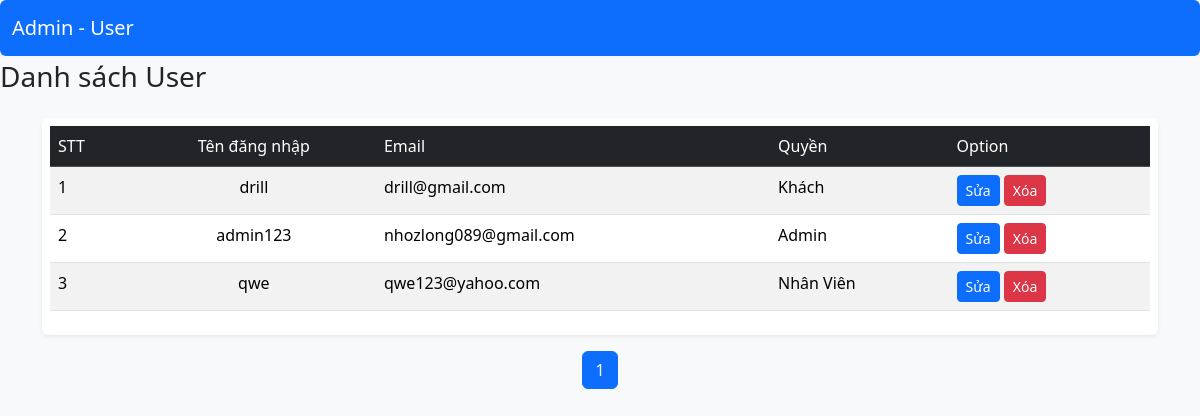
Before: /user/list_user.php with the older database file.
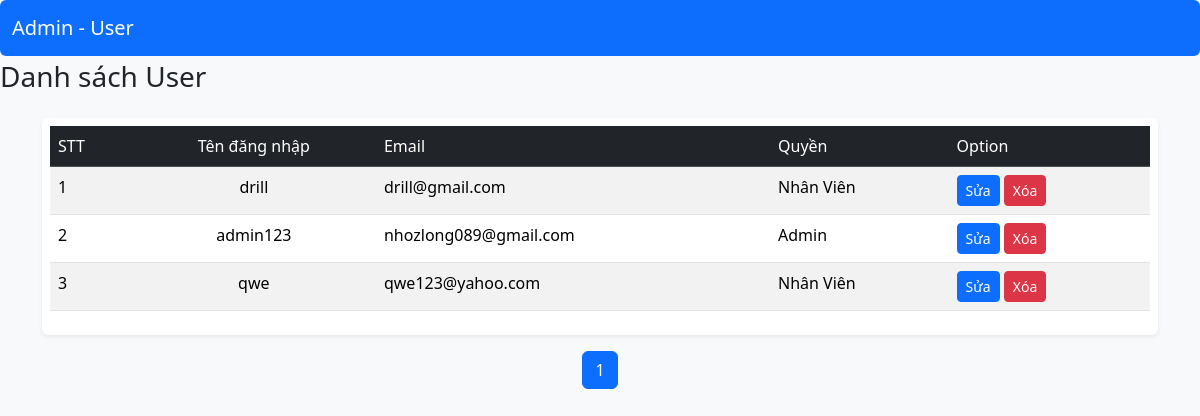
After: the same page with the newer database file.
### tables this page shows
CREATE TABLE `users` (
  `id_user` int(11) NOT NULL,
  `username` varchar(255) NOT NULL,
  `PWD` varchar(255) NOT NULL,
  `email` varchar(255) NOT NULL,
  `roles` int(11) DEFAULT NULL
);

### user/list_user.php (the view, shortened to what this page needs)
<?php
include_once '../libs/config.php';
    $limit = 6;
$page = isset($_GET['p']) ? (int)$_GET['p'] : 1;
$page = max($page, 1);
$start = ($page - 1) * $limit;
$stmt = $conn->query("SELECT COUNT(*) FROM users");
$totalRecords = $stmt->fetchColumn();
$totalPages = ceil($totalRecords / $limit);
$stmt = $conn->prepare("SELECT id_user, username,email,roles FROM users LIMIT :start, :limit");
$stmt->bindValue(':start', $start, PDO::PARAM_INT);
$stmt->bindValue(':limit', $limit, PDO::PARAM_INT);
$stmt->execute();
$lists = $stmt->fetchAll(PDO::FETCH_ASSOC);
?>
<!DOCTYPE html>
<html lang="vi">
<head>
    <link href="https://cdn.jsdelivr.net/npm/bootstrap@5.3.3/dist/css/bootstrap.min.css" rel="stylesheet">
</head>
<nav class="navbar navbar-expand-lg navbar-dark bg-primary mb-1 rounded">
    <div class="container-fluid">
        <a class="navbar-brand" href="../admin/dashboard.php">Admin - User</a>
    </div>
</nav>
<body class="bg-light">
    <h3 class="mb-4">Danh sách User</h3>
<div class="container">
    <div class="bg-white p-2 rounded shadow-sm">
        <table class="table table-hover table-striped">
            <thead class="table-dark">
                <tr>
                    <td>STT</td>
                    <td class="text-center">Tên đăng nhập</td>
                    <td>Email</td>
                    <td>Quyền</td>
                    <td>Option</td>
                </tr>
            </thead>
            <tbody>
                <?php foreach ($lists as $item) { ?>
                    <tr>
                        <td><?php echo $item['id_user']  ?></td>
                        <td class="text-center"><?php echo $item['username']; ?></td>
                        <td><?php echo $item['email']; ?></td>
                        <td>
                            <?php
                            if ($item['roles'] == 1) {
                                echo "Admin";
                            }
                            elseif ($item['roles'] == 2) {
                                echo "Nhân Viên";
                            }
                            else{
                                echo "Khách";
                            }
                            ?>
                       <td>
    <form method="post" action="edit_user.php" style="display:inline;">
        <input class="btn btn-sm btn-primary"
               type="submit"
               name="edit"
               value="Sửa" />
    </form>
    <form method="post" action="delete_user.php" style="display:inline;">
        <input class="btn btn-sm btn-danger"
               type="submit"
               name="delete"
               value="Xóa"
               onclick="return confirm('Bạn có chắc chắn muốn xóa không?');" />
    </form>
</td>
                    </tr>
                <?php } ?>
            </tbody>
        </table>
    </div>
</div>
<div class="mt-3">
    <nav aria-label="Page navigation">
        <ul class="pagination justify-content-center">
            <?php for ($i = 1; $i <= $totalPages; $i++): ?>
                <li class="page-item <?php echo ($i == $page) ? 'active' : ''; ?>">
                    <a class="page-link" href="?page=list_user&p=<?php echo $i; ?>"><?php echo $i; ?></a>
                </li>
            <?php endfor; ?>
        </ul>
    </nav>
</div>
</body>
</html>

Changed rows visible on the page:
changed users "drill": roles "Khách" → "Nhân Viên"
